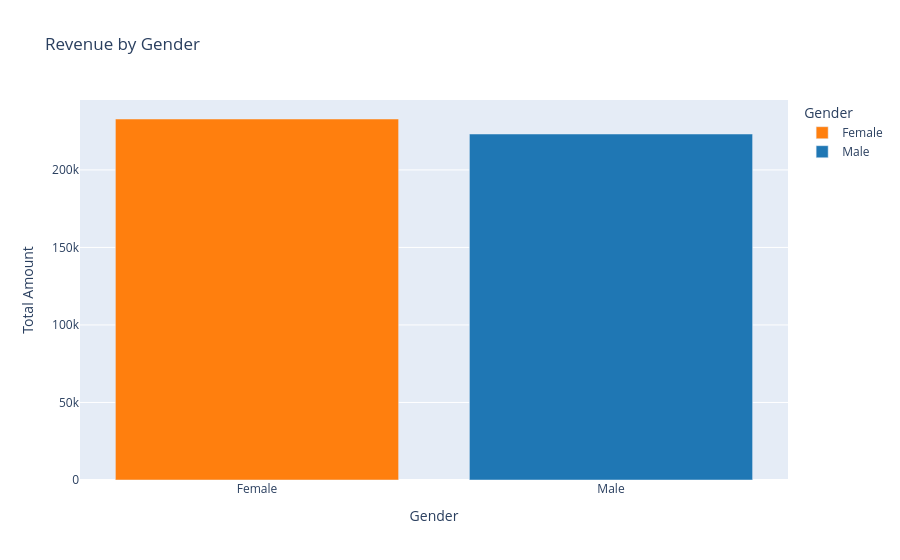

This figure's notebook cell:
### Code cell
fig_gender = px.bar(
    revenue_by_gender.reset_index(),
    x="Gender",
    y="Total Amount",
    title="Revenue by Gender",
    color="Gender",
    color_discrete_map={"Male":"#1f77b4", "Female":"#ff7f0e"}
)
fig_gender.show()

### Figure 1 — Plotly figure (JSON) as saved in the notebook; plotly's stock layout.template omitted (floating-point values rounded to 4 significant figures)
{"data": [{"hovertemplate": "Gender=%{x}<br>Total Amount=%{y}<extra></extra>", "legendgroup": "Female", "marker": {"color": "#ff7f0e", "pattern": {"shape": ""}}, "name": "Female", "orientation": "v", "showlegend": true, "textposition": "auto", "type": "bar", "x": ["Female"], "xaxis": "x", "y": [232840], "yaxis": "y"}, {"hovertemplate": "Gender=%{x}<br>Total Amount=%{y}<extra></extra>", "legendgroup": "Male", "marker": {"color": "#1f77b4", "pattern": {"shape": ""}}, "name": "Male", "orientation": "v", "showlegend": true, "textposition": "auto", "type": "bar", "x": ["Male"], "xaxis": "x", "y": [223160], "yaxis": "y"}], "layout": {"barmode": "relative", "legend": {"title": {"text": "Gender"}, "tracegroupgap": 0}, "title": {"text": "Revenue by Gender"}, "xaxis": {"anchor": "y", "categoryarray": ["Female", "Male"], "categoryorder": "array", "domain": [0, 1], "title": {"text": "Gender"}}, "yaxis": {"anchor": "x", "domain": [0, 1], "title": {"text": "Total Amount"}}}}
